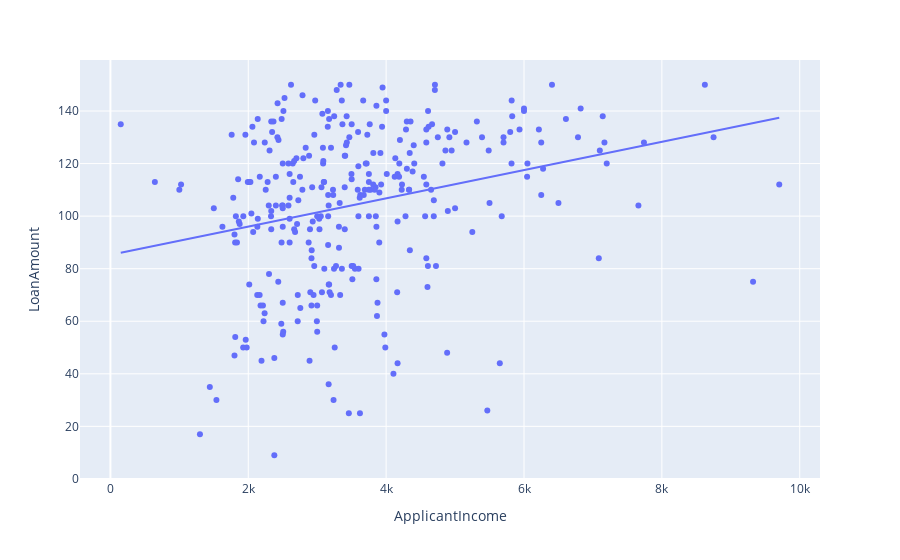

Write notebook code for a chart like this one.
### Markdown cell above
# Testing & Regression

### Code cell
figure = px.scatter(data_frame = New_data, x="ApplicantIncome", y="LoanAmount", size=None, color= None, trendline="ols")
figure.show()

### Figure 1 — Plotly figure (JSON) as saved in the notebook; plotly's stock layout.template omitted (floating-point values rounded to 4 significant figures; data arrays with more than 128 entries replaced by an {"elided": "..."} marker saying what was removed)
{"data": [{"hovertemplate": "ApplicantIncome=%{x}<br>LoanAmount=%{y}<extra></extra>", "legendgroup": "", "marker": {"color": "#636efa", "symbol": "circle"}, "mode": "markers", "name": "", "orientation": "v", "showlegend": false, "type": "scatter", "x": {"elided": "308 int values"}, "xaxis": "x", "y": {"elided": "308 int values"}, "yaxis": "y"}, {"hovertemplate": "<b>OLS trendline</b><br>LoanAmount = 0.00537728 * ApplicantIncome + 85.2699<br>R<sup>2</sup>=0.071625<br><br>ApplicantIncome=%{x}<br>LoanAmount=%{y} <b>(trend)</b><extra></extra>", "legendgroup": "", "marker": {"color": "#636efa", "symbol": "circle"}, "mode": "lines", "name": "", "showlegend": false, "type": "scatter", "x": {"elided": "308 int values"}, "xaxis": "x", "y": {"elided": "308 float values"}, "yaxis": "y"}], "layout": {"autosize": true, "legend": {"tracegroupgap": 0}, "margin": {"t": 60}, "xaxis": {"anchor": "y", "autorange": true, "domain": [0, 1], "range": [-428.1, 10280.0], "title": {"text": "ApplicantIncome"}, "type": "linear"}, "yaxis": {"anchor": "x", "autorange": true, "domain": [0, 1], "range": [-1.917, 160.9], "title": {"text": "LoanAmount"}, "type": "linear"}}}
